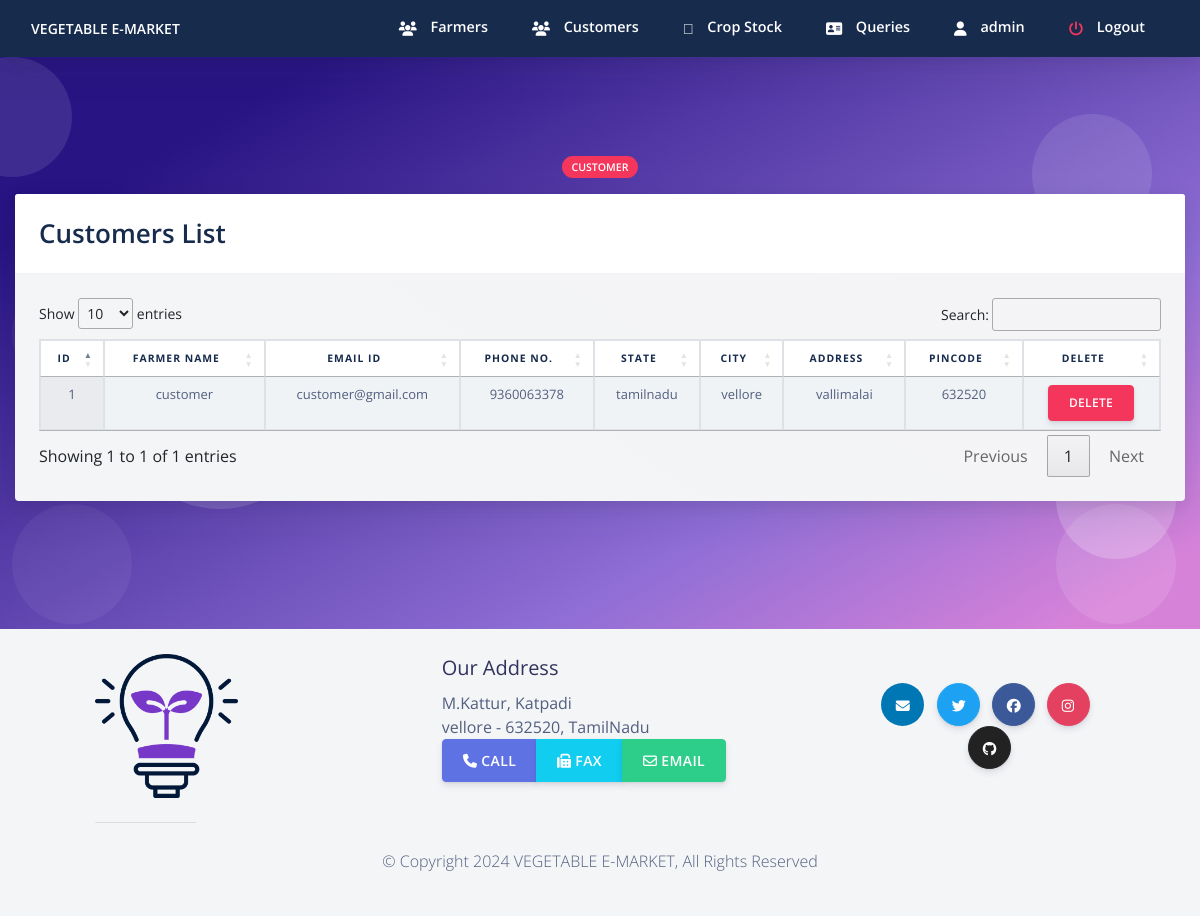
The page /admin/acustomers.php (signed in) on the database its author committed.
### tables this page shows
CREATE TABLE IF NOT EXISTS `custlogin` (
  `cust_id` int NOT NULL AUTO_INCREMENT,
  `cust_name` varchar(255) NOT NULL,
  `password` varchar(255) NOT NULL,
  `email` varchar(255) NOT NULL,
  `address` varchar(255) NOT NULL,
  `city` varchar(255) NOT NULL,
  `pincode` varchar(255) NOT NULL,
  `state` varchar(255) NOT NULL,
  `phone_no` varchar(255) NOT NULL,
  PRIMARY KEY (`cust_id`)
);

### admin/acustomers.php (the view, shortened to what this page needs)
<?php
$user = $_SESSION['admin_login_user'];
$query4 = "SELECT * from admin where admin_name ='$user'";
              $ses_sq4 = mysqli_query($conn, $query4);
              $row4 = mysqli_fetch_assoc($ses_sq4);
              $para2 = $row4['admin_name'];
?>
<!doctype html>
<html lang="en">
<?php require ('aheader.php');  ?>
  <body class="bg-white" id="top">
<?php require ('anav.php');  ?>
  <section class="section section-shaped section-lg">
    <div class="shape shape-style-1 shape-primary">
      <span></span>
      <span></span>
      <span></span>
      <span></span>
      <span></span>
      <span></span>
      <span></span>
      <span></span>
      <span></span>
    </div>
<div class="container-fluid ">
    	 <div class="row">
          <div class="col-md-8 mx-auto text-center">
            <span class="badge badge-danger badge-pill mb-3">CUSTOMER</span>
          </div>
        </div>
          <div class="row row-content">
            <div class="col-md-12 mb-3">
				<div class="card text-white bg-gradient-secondary mb-3">
				  <div class="card-header">
				  <span class=" text-default display-4" > Customers List  </span>
				  </div>
				  <div class="card-body text-dark">
				<table class="table table-striped table-hover table-bordered bg-gradient-white text-center display" id="myTable">
    <thead>
					<tr class="font-weight-bold text-default">
            <th><center>ID</center></th>
					<th><center>Farmer Name</center></th>
					<th><center>Email ID</center></th>
					<th><center>Phone no.</center></th>
					<th><center>State</center></th>
					<th><center>City</center></th>
					<th><center>Address</center></th>
					<th><center>Pincode</center></th>
					<th><center>Delete</center></th>
        </tr>
    </thead>
    <tbody>
  						<?php
$sql = "SELECT cust_name, cust_id, email, phone_no, state, city, address, pincode FROM custlogin";
								$query = mysqli_query($conn,$sql);
								while($res = mysqli_fetch_array($query)){
				 ?>
		 <tr class="text-center">
							 <td> <?php echo $res['cust_id'];  ?> </td>
							 <td> <?php echo $res['cust_name'];  ?> </td>
							 <td> <?php echo $res['email'];  ?> </td>
							 <td> <?php echo $res['phone_no'];  ?> </td>
							 <td> <?php echo $res['state'];  ?> </td>
							 <td> <?php echo $res['city'];  ?> </td>
							 <td> <?php echo $res['address'];  ?> </td>
							  <td> <?php echo $res['pincode'];  ?> </td>
							<td > <button class="btn btn-sm btn-danger" > <a href="acdelete.php?id=<?php echo $res['cust_id']; ?>"  class=" nav-link text-white">Delete</a> </button> </td>
							</tr>
							 <?php
							 }
							  ?>
    </tbody>
</table>
</div>
				</div>
            </div>
          </div>
        </div>
</section>
	   <?php require("footer.php");?>
</body>
</html>

### admin/anav.php (shortened to what this page needs)
<nav
     id="navbar-main"
     class="
       navbar navbar-main navbar-expand-lg
       bg-default
       navbar-light
       position-sticky
       top-0
       shadow
       py-0
     "
   >
     <div class="container-fluid">
       <ul class="navbar-nav navbar-nav-hover align-items-lg-center">
         <li class="nav-item dropdown">
           <a href="../index.php" class="navbar-brand mr-lg-5 text-white">
           VEGETABLE E-MARKET
           </a>
         </li>
       </ul>
       <div class="navbar-collapse collapse bg-default" id="navbar_global">
         <ul class="navbar-nav align-items-lg-center ml-auto topnav">
		 <li class="nav-item">
             <a href="afarmers.php" class="nav-link">
               <span class="text-white nav-link-inner--text font-weight-bold"
                 ><i class="text-white fas fa-users"></i> Farmers</span
               >
             </a>
           </li>
		<li class="nav-item">
             <a href="acustomers.php" class="nav-link">
               <span class="text-white nav-link-inner--text font-weight-bold"
                 ><i class="text-white fas fa-users"></i> Customers</span
               >
             </a>
           </li>
		<li class="nav-item">
             <a href="aproducedcrop.php" class="nav-link">
               <span class="text-white nav-link-inner--text font-weight-bold"
                 ><i class="text-white fad fa-store-alt"></i> Crop Stock</span
               >
             </a>
           </li>
		<li class="nav-item">
             <a href="aviewmsg.php" class="nav-link">
               <span class="text-white nav-link-inner--text font-weight-bold"
                 ><i class="text-white fas fa-address-card"></i> Queries</span
               >
             </a>
           </li>
	   <li class="nav-item">
             <a href="aprofile.php" class="nav-link">
               <span class="text-white nav-link-inner--text font-weight-bold"
                 ><i class="text-white fas fa-user"></i> <?php echo $para2 ?> </span
               >
             </a>
           </li>
	   <li class="nav-item">
             <a href="alogout.php" class="nav-link">
               <span class="text-white nav-link-inner--text font-weight-bold"
                 ><i class="text-danger fas fa-power-off"></i> Logout </span
               >
             </a>
           </li>
         </ul>
       </div>
     </div>
   </nav>

### admin/anav.php (style rules this page uses)
.topnav a { border-bottom: 3px solid transparent; }

### rows shown on the page
custlogin: cust_id "1", cust_name "customer", email "customer@gmail.com", phone_no "9360063378", state "tamilnadu", city "vellore", address "vallimalai", pincode "632520"

### other values the page prints
$para2 "admin"
